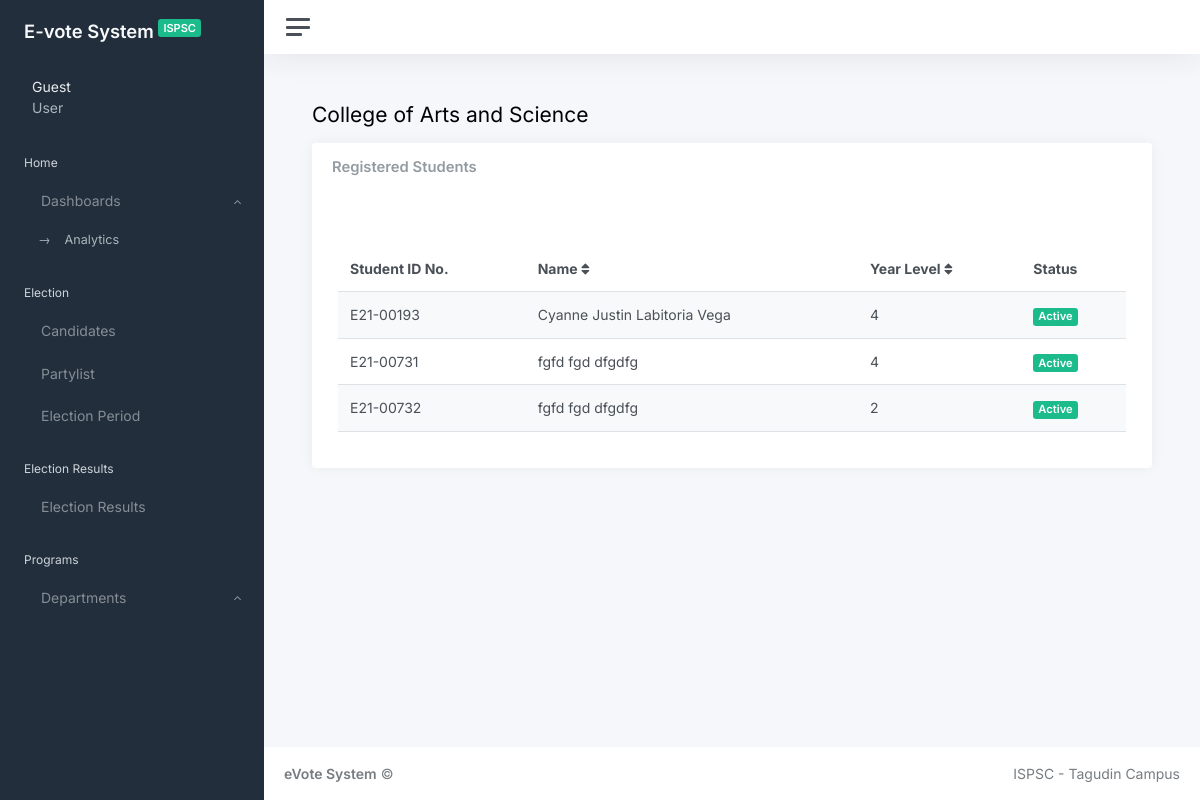
The page /admin/cas.php on the database its author committed.
### tables this page shows
CREATE TABLE `students` (
  `id` int(11) NOT NULL,
  `student_id` varchar(9) NOT NULL,
  `first_name` varchar(255) NOT NULL,
  `middle_name` varchar(255) NOT NULL,
  `last_name` varchar(255) NOT NULL,
  `suffix_name` varchar(255) NOT NULL,
  `course` int(10) NOT NULL,
  `year_level` varchar(10) NOT NULL,
  `department` int(11) NOT NULL,
  `created_at` datetime DEFAULT CURRENT_TIMESTAMP
);

### config/init.php (called while the page is built, shortened)
<?php
spl_autoload_register(function ($class) {
    $db = __DIR__. '/../db/'. $class .'.php';
});

### admin/cas.php (the view, shortened to what this page needs)
        <?php
        include_once __DIR__ . "/../config/init.php";
        ?>
<!DOCTYPE html>
<html lang="en">
<head>
	 <link href="css/light.css" rel="stylesheet">
</head>
<body data-theme="default" data-layout="fluid" data-sidebar-position="left" data-sidebar-layout="default">
	<div class="wrapper">
        <?php
            include_once 'includes/sidebar.php';
        ?>
		<div class="main">
            <?php
                include_once 'includes/navbar.php';
            ?>
            <main class="content">
				<div class="container-fluid p-0">
					<div class="mb-3">
						<h1 class="h3 d-inline align-middle">College of Arts and Science</h1>
					</div>
                    <div class="row">
                        <div class="col-xl-12">
                            <div class="card">
                                <div class="card-header pb-0">
                                    <h5 class="card-title mb-0">Registered Students</h5>
                                </div>
                                <div class="card-body">
                                    <div class="container mt-5">
                                        <table class="table table-responsive table-striped" id="studentTable"
                                            style="width:100%">
                                            <thead class="thead-dark">
                                                <tr>
                                                    <th onclick="sortTable(1)" class="sortable">Student ID No.
                                                    </th>
                                                    <th onclick="sortTable(2)" class="sortable">Name
                                                        <i class="fas fa-sort"></i>
                                                    </th>
                                                    <th class="d-none d-md-table-cell sortable" onclick="sortTable(3)">
                                                        Year Level
                                                        <i class="fas fa-sort"></i>
                                                    </th>
                                                    <th>Status</th>
                                                </tr>
                                            </thead>
                                            <tbody>
                                            <?php
                                                $sql = "SELECT * FROM `students` INNER JOIN department On students.department = department.department_id
                                                INNER JOIN course ON students.course = course.course_id WHERE department.department_id = 1;";
                                                $stmt = $db->prepare($sql);
                                                $stmt->execute();
                                                $row = $stmt->fetchAll(PDO::FETCH_ASSOC);
                                                foreach($row as $row):
                                                $name = $row['first_name'] . ' ' . $row['middle_name'] . ' ' . $row['last_name'];
                                                $course = preg_replace('/[^A-Z]/', '', $row['course']);
                                                $year = $course . ' ' . $row['year_level'];
                                            ?>
                                                <tr>
                                                    <td><?= $row['student_id'] ?></td>
                                                    <td><?= $name ?></td>
                                                    <td class="d-none d-md-table-cell"><?= $year ?></td>
                                                    <td><span class="badge bg-success">Active</span></td>
                                                </tr>
                                                <?php endforeach; ?>
                                            </tbody>
                                        </table>
                                    </div>
                                </div>
                            </div>
                        </div>
                </div>
            </main>
			<footer class="footer">
				<div class="container-fluid">
					<div class="row text-muted">
						<div class="col-6 text-start">
							<p class="mb-0">
                            <a target="_blank" class="text-muted"><strong>eVote System</strong></a> &copy;
                            </p>
                        </div>
                        <div class="col-6 text-end">
                            <ul class="list-inline">
                                <li class="list-inline-item">
                                <a class="text-muted" href="#">ISPSC - Tagudin Campus</a>
                                </li>
							</ul>
						</div>
					</div>
				</div>
			</footer>
		</div>
	</div>
    </body>
    </html>

### admin/cas.php (style rules this page uses)
body { opacity: 0; }
th.sortable { cursor: pointer; white-space: nowrap; }
th { vertical-align: middle; }
table thead th, table tbody td { padding: 12px; vertical-align: middle; }

### rows shown on the page
students: student "E21-00193", name "Cyanne Justin Labitoria Vega", year "4"
students: student "E21-00731", name "fgfd fgd dfgdfg", year "4"
students: student "E21-00732", name "fgfd fgd dfgdfg", year "2"

### other values the page prints
$username "Guest"
$role "User"
